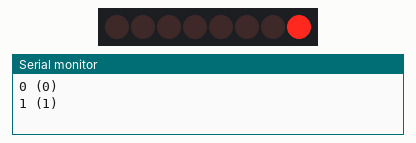
Recording of a sketch running on a simulated Arduino Uno, built with avr-gcc and run on an emulated ATmega328P. On the bench: 8 shift-register outputs drawn as a row of LEDs (first output left, lit = HIGH), the last lines printed to the serial monitor. Wiring (inferred from the names in the program): shift register (74HC595): data pin 12; shift clock pin 9; latch pin 11. Wiring (inferred from the signals the program sends): row of LEDs: on Q0, Q1, Q2, Q3, Q4, Q5, Q6, Q7.

Above: at 0.6 s.
At 5.1 s:
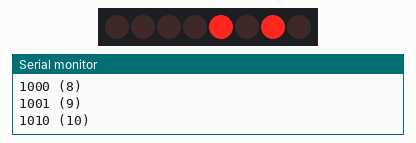
At 10.1 s:
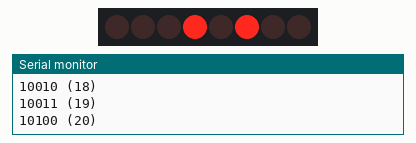
At 19.6 s:
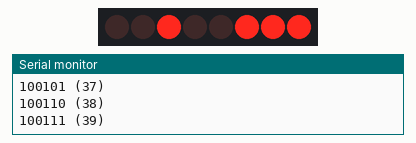
At 29.1 s:
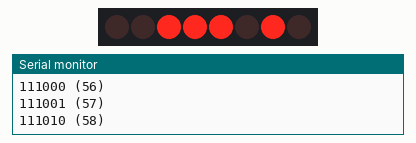
At 39.1 s:
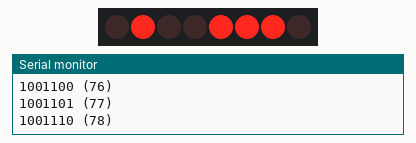
Timing chart, 0 to 40.0 s (numbered marks = the images above):
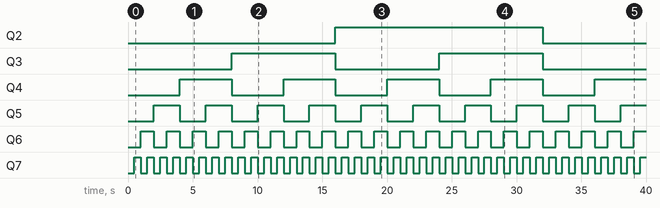

Measured:
- by itself, Q2: LOW → HIGH at 16.0 s, → LOW 16.0 s later
- by itself, Q3: alternates HIGH for 8.0 s and LOW for 8.0 s
- by itself, Q4: alternates HIGH for 4.0 s and LOW for 4.0 s
- by itself, Q5: alternates HIGH for 2.0 s and LOW for 2.0 s
- by itself, Q6: alternates HIGH for 1.0 s and LOW for 1.0 s
- by itself, Q7: alternates HIGH for 0.50 s and LOW for 0.50 s

The sketch:

SerialToPSRBinaryCounter.ino
```cpp
int latchPin = 11;
int clockPin = 9;
int dataPin = 12;

/* Hex
 * 0x00 = 0000 0000
 * 0x11 = 0001 0001
 * 0xFF = 1111 1111
 *
 * Binary
 * 0b01010101 = 0101 0101
 * 0b11011011 = 1101 1011
 */

byte binNumber = 0b00000000;

void setup() {
  // put your setup code here, to run once:
  pinMode(latchPin, OUTPUT);
  pinMode(clockPin, OUTPUT);
  pinMode(dataPin, OUTPUT);


  Serial.begin(9600);
}

void loop() {
  // put your main code here, to run repeatedly:
  digitalWrite(latchPin, LOW);
  shiftOut(dataPin, clockPin, LSBFIRST, binNumber);
  digitalWrite(latchPin, HIGH);

  Serial.print(binNumber, BIN);
  Serial.print(" (");
  Serial.print(binNumber, DEC);
  Serial.println(")");
  binNumber++;
  delay(500);
}
```
